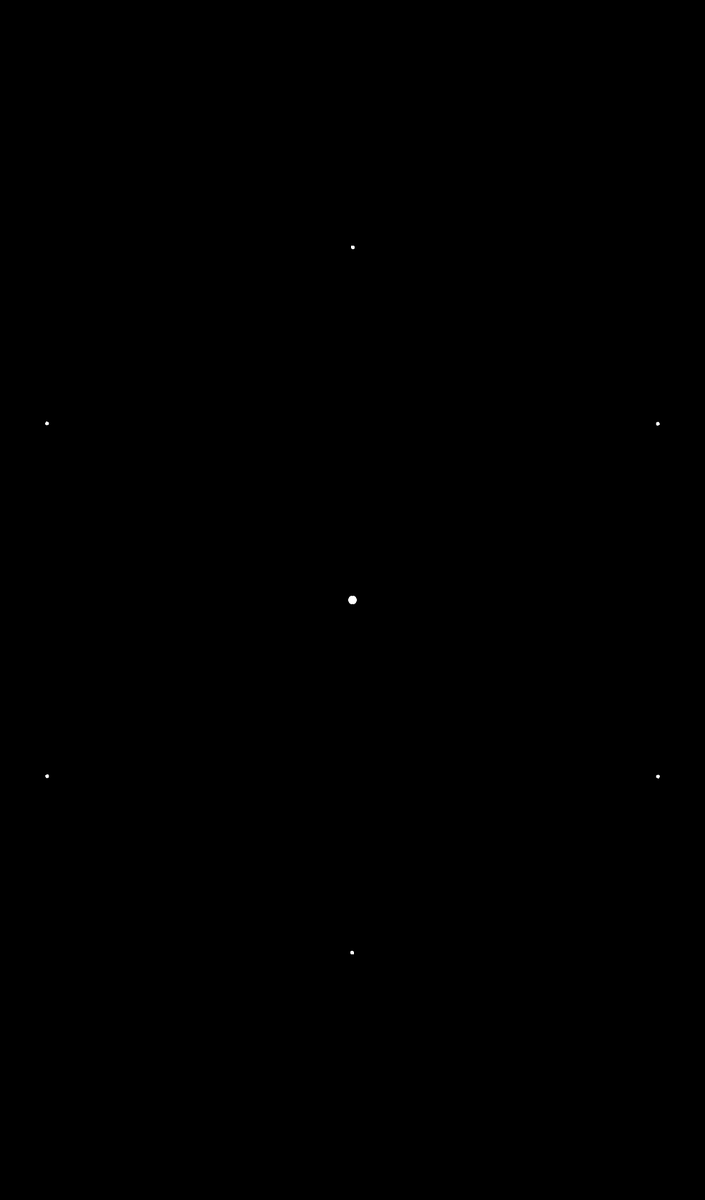
Frame 1 (no input)
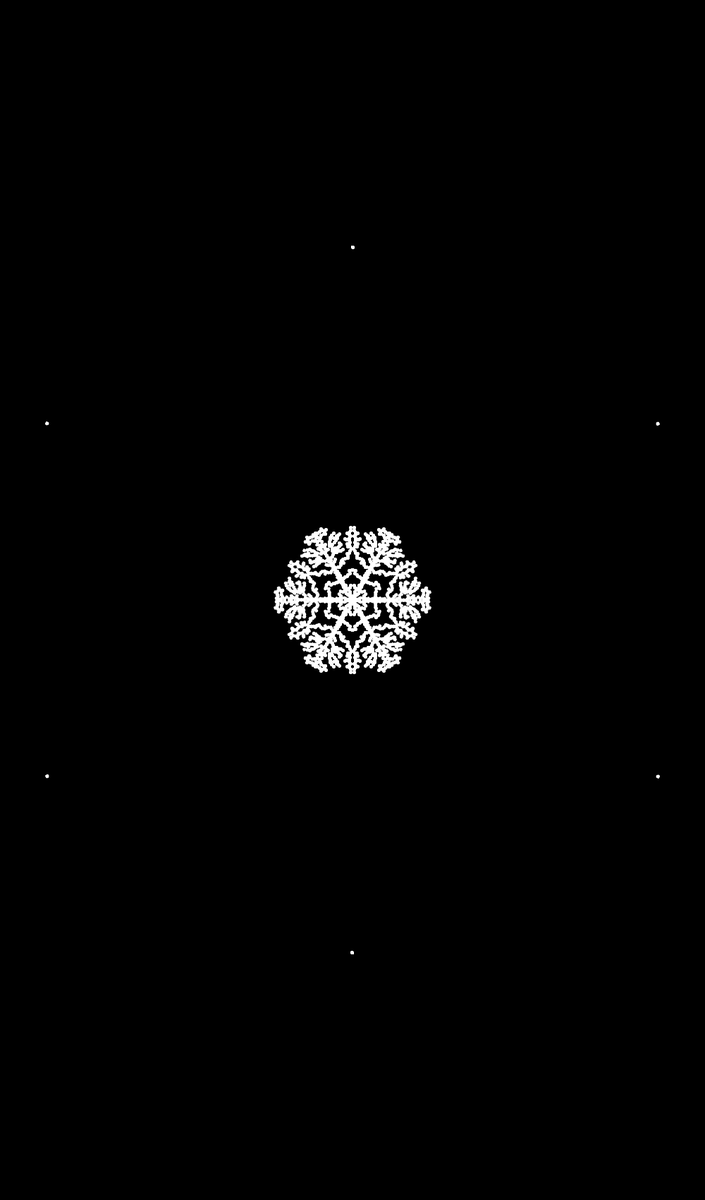
Frame 60 (the mouse pressed at the canvas centre just before this capture)
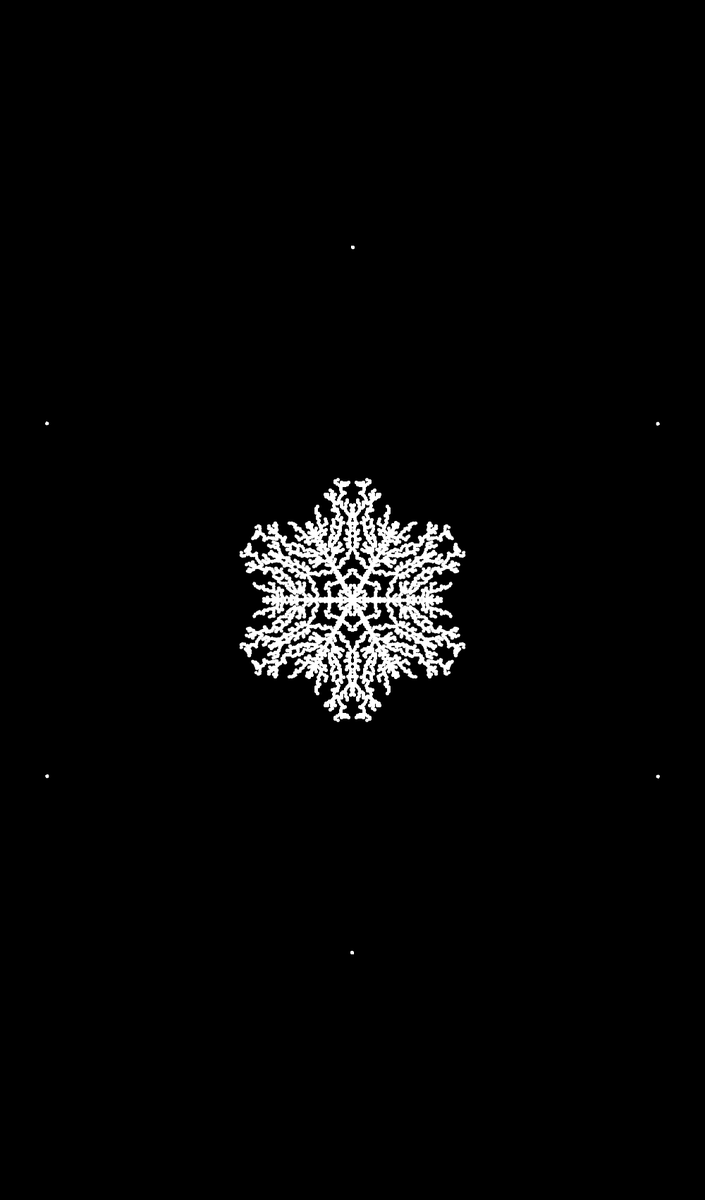
Frame 120 (the mouse held since frame 60 and released just before this capture)

The Processing sketch that drew these frames (run headless with seeded random() and noise(); from frame 60 on, the mouse is pressed at the canvas centre):

// Processing sketch: Snowflake
// ── Snowflake.pde
// Coding Challenge 127: Brownian Motion Snowflake
// Daniel Shiffman
// https://thecodingtrain.com/CodingChallenges/127-brownian-snowflake.html
// https://youtu.be/XUA8UREROYE
// (insert p5 web editor link here)

Particle current;
ArrayList<Particle> snowflake;

void setup() {
  size(1000, 1700);
  // fullScreen();
  current = new Particle(width/2, 0);
  snowflake = new ArrayList<Particle>();
}

void draw() {
  translate(width/2, height/2);
  rotate(PI/6);
  background(0);
  for(int j = 0 ; j < 2 ; j++){
  int count = 0;
  while (!current.finished() && !current.intersects(snowflake)) {
    current.update();
    count++;
  }

  // If a particle doesn't move at all we're done
  // This is an exit condition not implemented in the video
  if (count == 0) {
    noLoop();
    println("snowflake completed");
  }

  snowflake.add(current);
  current = new Particle(width/2, 0);

  for (int i = 0; i < 6; i++) {
    rotate(PI/3);
    current.show();
    for (Particle p : snowflake) {
      p.show();
    }

    pushMatrix();
    scale(1, -1);
    current.show();
    for (Particle p : snowflake) {
      p.show();
    }
    popMatrix();
  }
  }
}

// ── Particle.pde
// Coding Challenge 127: Brownian Motion Snowflake
// Daniel Shiffman
// https://thecodingtrain.com/CodingChallenges/127-brownian-snowflake.html
// https://youtu.be/XUA8UREROYE
// https://editor.p5js.org/codingtrain/sketches/SJcAeCpgE

class Particle {

  PVector pos;
  float r;

  Particle(float radius, float angle) {
    pos = PVector.fromAngle(angle);
    pos.mult(radius);
    r = 2;
  }

  void update() {
    pos.x -= 1;
    pos.y += random(-3, 3);

    float angle = pos.heading();
    angle = constrain(angle, 0, PI/6);
    float magnitude = pos.mag();
    pos = PVector.fromAngle(angle);
    pos.setMag(magnitude);
  }

  void show() {
    fill(255);
    stroke(255);
    ellipse(pos.x, pos.y, r * 2, r *2);
  }

  boolean intersects(ArrayList<Particle> snowflake) {
    boolean result = false;
    for (Particle s : snowflake) {
      float d = dist(s.pos.x, s.pos.y, pos.x, pos.y); 
      if (d < r*2) {
        result = true;
        break;
      }
    }
    return result;
  }

  boolean finished() {
    return (pos.x < 1);
  }
}
